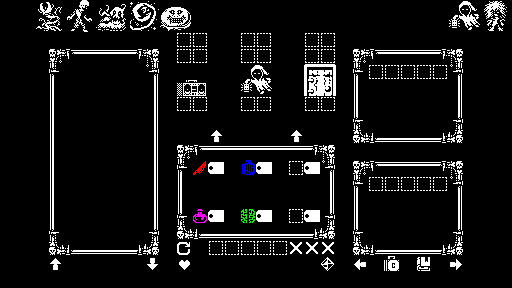

This game map was drawn from its Tiled (.tmx) file and the tilesets committed beside it. A one-line description and the full map source follow:
An orthogonal 32x18 tile map with 16x16 px tiles, 3 tile layers (Layer0, Layer1, Layer2), 3 tilesets and 11 objects.

<map version="1.10" tiledversion="1.10.2" orientation="orthogonal" renderorder="right-down" width="32" height="18" tilewidth="16" tileheight="16" infinite="0" nextlayerid="10" nextobjectid="18">
 <editorsettings>
  <export target="UI.json" format="json" />
 </editorsettings>
 <tileset firstgid="1" name="UI Panels" tilewidth="16" tileheight="16" tilecount="36" columns="6">
  <image source="bone_breakers.png" width="96" height="96" />
 </tileset>
 <tileset firstgid="37" name="Monsters" tilewidth="16" tileheight="16" tilecount="256" columns="16">
  <image source="monochrome_32x32.png" width="256" height="256" />
 </tileset>
 <tileset firstgid="293" name="Icons" tilewidth="16" tileheight="16" tilecount="882" columns="21">
  <image source="1bitIcons1.png" width="336" height="672" />
 </tileset>
 <layer id="1" name="Layer0" width="32" height="18">
  <data encoding="csv">
0,0,101,102,111,112,205,206,211,212,113,114,0,0,0,0,0,0,0,0,0,0,0,0,0,0,0,0,265,266,177,178,
0,0,117,118,127,128,221,222,227,228,129,130,0,0,0,0,0,0,0,0,0,0,0,0,0,0,0,0,281,282,193,194,
0,0,0,0,0,0,0,0,0,0,0,605,605,0,0,605,605,0,0,605,605,0,0,0,0,0,0,0,0,0,0,0,
0,0,0,1,2,3,3,4,5,6,0,605,605,0,0,605,605,0,0,605,605,0,1,2,3,4,4,5,6,0,0,0,
0,0,0,7,15,16,15,16,15,12,0,0,0,0,0,265,266,0,0,1091,1092,0,7,605,605,605,605,605,12,0,0,0,
0,0,0,13,21,22,21,22,21,18,0,662,663,0,0,281,282,0,0,1112,1113,0,13,15,16,15,16,15,18,0,0,0,
0,0,0,19,15,16,15,16,15,24,0,605,605,0,0,605,605,0,0,605,605,0,19,21,22,21,22,21,24,0,0,0,
0,0,0,19,21,22,21,22,21,24,0,0,0,0,0,0,0,0,0,0,0,0,25,15,16,15,16,15,30,0,0,0,
0,0,0,13,15,16,15,16,15,18,0,0,0,536871301,0,0,0,0,536871301,0,0,0,31,32,33,34,34,35,36,0,0,0,
0,0,0,13,21,22,21,22,21,18,0,1,2,3,3,3,3,3,4,5,6,0,0,0,0,0,0,0,0,0,0,0,
0,0,0,13,15,16,15,16,15,18,0,7,942,421,15,943,421,16,605,421,12,0,1,2,3,4,4,5,6,0,0,0,
0,0,0,13,21,22,21,22,21,18,0,13,21,22,21,22,21,22,21,22,18,0,7,605,605,605,605,605,12,0,0,0,
0,0,0,19,15,16,15,16,15,24,0,13,15,16,15,16,15,16,15,16,24,0,13,15,16,15,16,15,18,0,0,0,
0,0,0,19,21,22,21,22,21,24,0,25,980,421,21,816,421,22,605,421,30,0,19,21,22,21,22,21,24,0,0,0,
0,0,0,25,15,16,15,16,15,30,0,31,32,33,34,33,34,33,34,35,36,0,25,15,16,15,16,15,30,0,0,0,
0,0,0,31,32,33,33,34,35,36,0,411,0,605,605,605,605,605,304,304,304,0,31,32,33,34,34,35,36,0,0,0,
0,0,0,2684354949,0,0,0,0,0,1610613125,0,387,0,0,0,0,0,0,0,0,1008,0,389,0,423,0,893,0,2147484037,0,0,0,
0,0,0,0,0,0,0,0,0,0,0,0,0,0,0,0,0,0,0,0,0,0,0,0,0,0,0,0,0,0,0,0
</data>
 </layer>
 <layer id="8" name="Layer1" width="32" height="18">
  <data encoding="csv">
0,0,101,102,111,112,205,206,211,212,113,114,0,0,0,0,0,0,0,0,0,0,0,0,0,0,0,0,265,266,177,178,
0,0,117,118,127,128,221,222,227,228,129,130,0,0,0,0,0,0,0,0,0,0,0,0,0,0,0,0,281,282,193,194,
0,0,0,0,0,0,0,0,0,0,0,605,605,0,0,605,605,0,0,605,605,0,0,0,0,0,0,0,0,0,0,0,
0,0,0,1,2,3,3,4,5,6,0,605,605,0,0,605,605,0,0,605,605,0,1,2,3,4,4,5,6,0,0,0,
0,0,0,7,0,0,0,0,0,12,0,0,0,0,0,265,266,0,0,1091,1092,0,7,605,605,605,605,605,12,0,0,0,
0,0,0,13,0,0,0,0,0,18,0,662,663,0,0,281,282,0,0,1112,1113,0,13,0,0,0,0,0,18,0,0,0,
0,0,0,19,0,0,0,0,0,24,0,605,605,0,0,605,605,0,0,605,605,0,19,0,0,0,0,0,24,0,0,0,
0,0,0,19,0,0,0,0,0,24,0,0,0,0,0,0,0,0,0,0,0,0,25,0,0,0,0,0,30,0,0,0,
0,0,0,13,0,0,0,0,0,18,0,0,0,536871301,0,0,0,0,536871301,0,0,0,31,32,33,34,34,35,36,0,0,0,
0,0,0,13,0,0,0,0,0,18,0,1,2,3,3,3,3,3,4,5,6,0,0,0,0,0,0,0,0,0,0,0,
0,0,0,13,0,0,0,0,0,18,0,7,942,421,0,943,421,0,605,421,12,0,1,2,3,4,4,5,6,0,0,0,
0,0,0,13,0,0,0,0,0,18,0,13,0,0,0,0,0,0,0,0,18,0,7,605,605,605,605,605,12,0,0,0,
0,0,0,19,0,0,0,0,0,24,0,13,0,0,0,0,0,0,0,0,24,0,13,0,0,0,0,0,18,0,0,0,
0,0,0,19,0,0,0,0,0,24,0,25,980,421,0,816,421,0,605,421,30,0,19,0,0,0,0,0,24,0,0,0,
0,0,0,25,0,0,0,0,0,30,0,31,32,33,34,33,34,33,34,35,36,0,25,0,0,0,0,0,30,0,0,0,
0,0,0,31,32,33,33,34,35,36,0,411,0,605,605,605,605,605,304,304,304,0,31,32,33,34,34,35,36,0,0,0,
0,0,0,2684354949,0,0,0,0,0,1610613125,0,387,0,0,0,0,0,0,0,0,1008,0,389,0,423,0,893,0,2147484037,0,0,0,
0,0,0,0,0,0,0,0,0,0,0,0,0,0,0,0,0,0,0,0,0,0,0,0,0,0,0,0,0,0,0,0
</data>
 </layer>
 <layer id="9" name="Layer2" width="32" height="18">
  <data encoding="csv">
0,0,101,102,111,112,205,206,211,212,113,114,0,0,0,0,0,0,0,0,0,0,0,0,0,0,0,0,265,266,177,178,
0,0,117,118,127,128,221,222,227,228,129,130,0,0,0,0,0,0,0,0,0,0,0,0,0,0,0,0,281,282,193,194,
0,0,0,0,0,0,0,0,0,0,0,605,605,0,0,605,605,0,0,605,605,0,0,0,0,0,0,0,0,0,0,0,
0,0,0,1,2,3,3,4,5,6,0,605,605,0,0,605,605,0,0,605,605,0,1,2,3,4,4,5,6,0,0,0,
0,0,0,7,0,0,0,0,0,12,0,0,0,0,0,265,266,0,0,1091,1092,0,7,605,605,605,605,605,12,0,0,0,
0,0,0,13,0,0,0,0,0,18,0,662,663,0,0,281,282,0,0,1112,1113,0,13,0,0,0,0,0,18,0,0,0,
0,0,0,19,0,0,0,0,0,24,0,605,605,0,0,605,605,0,0,605,605,0,19,0,0,0,0,0,24,0,0,0,
0,0,0,19,0,0,0,0,0,24,0,0,0,0,0,0,0,0,0,0,0,0,25,0,0,0,0,0,30,0,0,0,
0,0,0,13,0,0,0,0,0,18,0,0,0,536871301,0,0,0,0,536871301,0,0,0,31,32,33,34,34,35,36,0,0,0,
0,0,0,13,0,0,0,0,0,18,0,1,2,3,3,3,3,3,4,5,6,0,0,0,0,0,0,0,0,0,0,0,
0,0,0,13,0,0,0,0,0,18,0,7,942,421,0,943,421,0,605,421,12,0,1,2,3,4,4,5,6,0,0,0,
0,0,0,13,0,0,0,0,0,18,0,13,0,0,0,0,0,0,0,0,18,0,7,605,605,605,605,605,12,0,0,0,
0,0,0,19,0,0,0,0,0,24,0,13,0,0,0,0,0,0,0,0,24,0,13,0,0,0,0,0,18,0,0,0,
0,0,0,19,0,0,0,0,0,24,0,25,980,421,0,816,421,0,605,421,30,0,19,0,0,0,0,0,24,0,0,0,
0,0,0,25,0,0,0,0,0,30,0,31,32,33,34,33,34,33,34,35,36,0,25,0,0,0,0,0,30,0,0,0,
0,0,0,31,32,33,33,34,35,36,0,411,0,605,605,605,605,605,304,304,304,0,31,32,33,34,34,35,36,0,0,0,
0,0,0,2684354949,0,0,0,0,0,1610613125,0,387,0,0,0,0,0,0,0,0,1008,0,389,0,423,0,893,0,2147484037,0,0,0,
0,0,0,0,0,0,0,0,0,0,0,0,0,0,0,0,0,0,0,0,0,0,0,0,0,0,0,0,0,0,0,0
</data>
 </layer>
 <objectgroup id="5" name="Object Layer 1" offsetx="30.6667" offsety="-2.33333">
  <object id="6" x="32" y="32" width="80" height="25.6667">
   <text fontfamily="Terminal" pixelsize="18" wrap="1" color="#ffffff">Log</text>
  </object>
  <object id="7" x="184.583" y="167" width="16.75" height="13.1667">
   <text fontfamily="Terminal" pixelsize="8" wrap="1" bold="1">5</text>
  </object>
  <object id="8" x="232.333" y="167.5" width="16" height="14.9167">
   <text fontfamily="Terminal" pixelsize="8" wrap="1" bold="1">5</text>
  </object>
  <object id="9" x="184.083" y="214.75" width="15.5" height="13.4167">
   <text fontfamily="Terminal" pixelsize="8" wrap="1" bold="1">3</text>
  </object>
  <object id="10" x="232.083" y="215" width="14.75" height="11.9167">
   <text fontfamily="Terminal" pixelsize="8" wrap="1" bold="1">9</text>
  </object>
  <object id="11" x="280.333" y="167.375" width="16" height="14.9167">
   <text fontfamily="Terminal" pixelsize="8" wrap="1" bold="1">1</text>
  </object>
  <object id="12" x="279.333" y="214.625" width="16" height="14.9167">
   <text fontfamily="Terminal" pixelsize="8" wrap="1" bold="1">1</text>
  </object>
  <object id="13" x="444.958" y="183.75" width="16.75" height="13.1667">
   <text fontfamily="Terminal" pixelsize="8" wrap="1" bold="1">10</text>
  </object>
  <object id="14" x="444.708" y="71" width="16.75" height="13.1667">
   <text fontfamily="Terminal" pixelsize="8" wrap="1" bold="1">10</text>
  </object>
  <object id="15" x="336" y="32" width="80" height="25.6667">
   <text fontfamily="Terminal" pixelsize="18" wrap="1" color="#ffffff">Recipes</text>
  </object>
  <object id="16" x="192" y="128" width="66.5" height="25.6667">
   <text fontfamily="Terminal" pixelsize="12" wrap="1" color="#ffffff" halign="center" valign="center">End Turn</text>
  </object>
 </objectgroup>
</map>